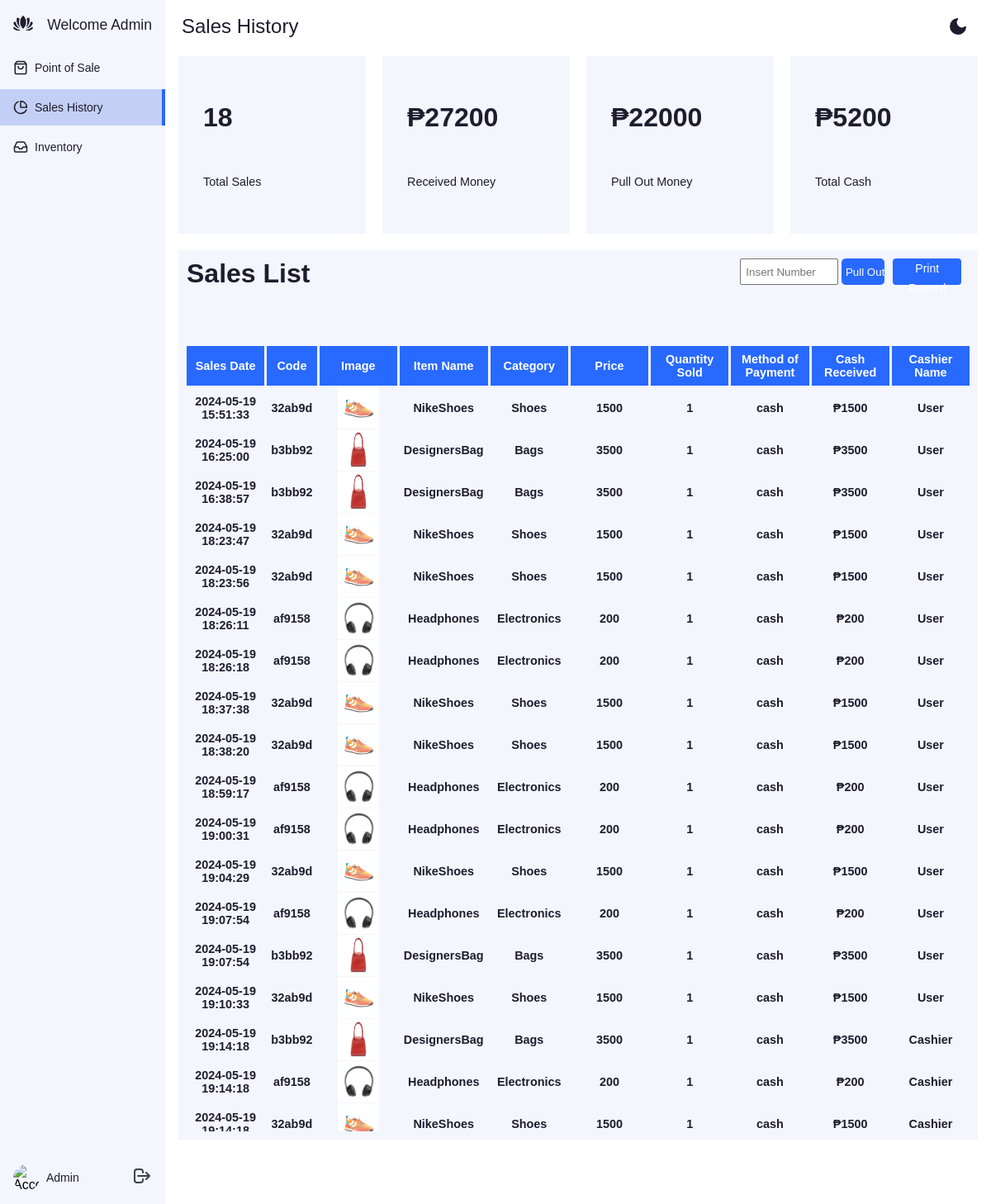
The app's page /build/user/user-history.php (signed in) with its own data.
### tables this page shows
CREATE TABLE `sale` (
  `purchase_code` int(10) NOT NULL,
  `date` timestamp NOT NULL DEFAULT current_timestamp(),
  `code` varchar(10) NOT NULL,
  `image` varchar(50) NOT NULL,
  `name` varchar(20) NOT NULL,
  `category` varchar(20) NOT NULL,
  `price` int(10) NOT NULL,
  `sold` int(10) NOT NULL,
  `method` varchar(20) NOT NULL,
  `cash_received` int(10) NOT NULL,
  `cashier_name` varchar(20) NOT NULL
);

### app/app.php (called while the page is built, shortened)
<?php
function titleCase($string) {
   $string = strtolower($string);
   $string = ucwords($string);
   return $string;
}

### build/user/user-history.php (the view, shortened to what this page needs)
<?php
   require('../../helper/connect.php');
   include('../../app/app.php');
   $username = titleCase($_SESSION['username']);
   $result = mysqli_query($connection, 'select * from sale');
   $totalSales = 0;
   $pullOutMoney = 0;
   $totalMoney = 0;
   $receivedMoney = 0;
   if ($result) {
      $categoryArray = mysqli_fetch_all($result, MYSQLI_ASSOC);
      foreach($categoryArray as $items) {
         $totalSales++;
         $receivedMoney += (int) $items['cash_received'];
      }
   }
   $result = mysqli_query($connection, 'select * from cash');
   if ($result) {
      $categoryArray = mysqli_fetch_all($result, MYSQLI_ASSOC);
      foreach($categoryArray as $items) {
         $pullOutMoney += (int) $items['cash_pull_out'];
         $totalMoney += (int) $items['cash'];
      }
   }
?>
<!DOCTYPE html>
<html lang="en">
<head>
   <link href="https://cdn.jsdelivr.net/npm/remixicon@4.2.0/fonts/remixicon.css" rel="stylesheet"/>
   <link rel="stylesheet" href="../../styles/home-admin.css">
</head>
<body>
<div class="app-container">
   <div class="sidebar">
      <div class="sidebar-header">
         <div class="app-icon">
         </div>
         <p class="logo"><?= 'Welcome ' . $username ?></p>
      </div>
      <ul class="sidebar-list">
         <li class="sidebar-list-item">
         <a href="user-pos.php">
            <span>Point of Sale</span>
         </a>
         </li>
         <li class="sidebar-list-item active">
         <a href="user-history.php">
            <svg xmlns="http://www.w3.org/2000/svg" width="18" height="18" viewBox="0 0 24 24" fill="none" stroke="currentColor" stroke-width="2" stroke-linecap="round" stroke-linejoin="round" class="feather feather-pie-chart"><path d="M21.21 15.89A10 10 0 1 1 8 2.83"/><path d="M22 12A10 10 0 0 0 12 2v10z"/></svg>
            <span>Sales History</span>
         </a>
         </li>
         <li class="sidebar-list-item">
         <a href="user-inventory.php">
            <span>Inventory</span>
         </a>
         </li>
      </ul>
      <div class="account-info">
         <div class="account-info-picture">
         <img src="https://images.unsplash.com/photo-1527736947477-2790e28f3443?ixid=MnwxMjA3fDB8MHxzZWFyY2h8MTE2fHx3b21hbnxlbnwwfHwwfHw%3D&ixlib=rb-1.2.1&auto=format&fit=crop&w=900&q=60" alt="Account">
         </div>
         <div class="account-info-name"><?= $username ?></div>
         <form method="POST" action="../../signin.php" class="account-info-more">
            <button type="submit" class="account-info-more" name="logout_session">
            </button>
         </form>
      </div>
   </div>
   <div class="app-content">
         <div class="app-content-header">
          <h1 class="app-content-headerText">Sales History</h1>
          <button class="mode-switch" title="Switch Theme">
            <svg class="moon" fill="none" stroke="currentColor" stroke-linecap="round" stroke-linejoin="round" stroke-width="2" width="24" height="24" viewBox="0 0 24 24">
              <defs></defs>
              <path d="M21 12.79A9 9 0 1111.21 3 7 7 0 0021 12.79z"></path>
            </svg>
          </button>
        </div>
        <div class="inventory-container">
            <div class="requests waveeffect">
               <h1><?= $totalSales; ?></h1>
               <p class="">Total Sales</p>
            </div>
            <div class="total-amount waveeffect">
               <h1><?= '₱' . $receivedMoney ?></h1>
               <p class="">Received Money</p>
            </div>
            <div class="total-paid-amount waveeffect">
               <h1><?= '₱' . $pullOutMoney ?></h1>
               <p class="">Pull Out Money</p>
            </div>
            <div class="total-purchase-due waveeffect">
               <h1><?= '₱' . $totalMoney ?></h1>
               <p class="">Total Cash</p>
            </div>
            <div class="purchase-list-user">
               <h1>Sales List</h1>
               <form method="POST" action="user-history.php" class="user-history-form">
                  <input type="number" id="input_number" name="pullout_input" placeholder="Insert Number">
                  <input type="submit" name="pullout_submit" value="Pull Out">
               </form>
               <button class="app-content-headerButton print_record">Print Record</button>
               <div class="user-history-table">
                  <div>Sales Date</div>
                  <div>Code</div>
                  <div>Image</div>
                  <div>Item Name</div>
                  <div>Category</div>
                  <div>Price</div>
                  <div>Quantity Sold</div>
                  <div>Method of Payment</div>
                  <div>Cash Received</div>
                  <div>Cashier Name</div>
                  <?php
                     $query = 'SELECT * FROM sale';
                     $result = mysqli_query($connection, $query);
                     if ($result) {
                        if (mysqli_num_rows($result) > 0) {
                            while ($row = mysqli_fetch_assoc($result)) {
                              echo "<div>" . $row['date'] . "</div>";
                              echo "<div>" . $row['code'] . "</div>";
                              echo "<div><img src='../../assets/products/" . $row['image'] . "' alt='" . $row['name'] . "' width='50' height='50'></div>";
                              echo "<div>" . $row['name'] . "</div>";
                              echo "<div>" . $row['category'] . "</div>";
                              echo "<div>" . $row['price'] . "</div>";
                              echo "<div>" . $row['sold'] . "</div>";
                              echo "<div>" . $row['method'] . "</div>";
                              echo "<div>" . '₱' . $row['cash_received'] . "</div>";
                              echo "<div>" . $row['cashier_name'] . "</div>";
                            }
                        }
                     } else {
                           echo "Error: " . mysqli_error($connection);
                     }
                  ?>
               </div>
            </div>
        </div>
   </div>
   </div>
</body>
</html>

### styles/style.css (style rules this page uses)
* { margin: 0; padding: 0; box-sizing: border-box; }
html, body { height: 100vh; width: 100%; overflow: hidden; }

### records on screen
sale: date "2024-05-19 15:51:33", code "32ab9d", image (picture), name "NikeShoes", category "Shoes", price "1500", sold "1", method "cash", cash_received "1500", cashier_name "User"
sale: date "2024-05-19 16:25:00", code "b3bb92", image (picture), name "DesignersBag", category "Bags", price "3500", sold "1", method "cash", cash_received "3500", cashier_name "User"
sale: date "2024-05-19 16:38:57", code "b3bb92", image (picture), name "DesignersBag", category "Bags", price "3500", sold "1", method "cash", cash_received "3500", cashier_name "User"
sale: date "2024-05-19 18:23:47", code "32ab9d", image (picture), name "NikeShoes", category "Shoes", price "1500", sold "1", method "cash", cash_received "1500", cashier_name "User"
sale: date "2024-05-19 18:23:56", code "32ab9d", image (picture), name "NikeShoes", category "Shoes", price "1500", sold "1", method "cash", cash_received "1500", cashier_name "User"
sale: date "2024-05-19 18:26:11", code "af9158", image (picture), name "Headphones", category "Electronics", price "200", sold "1", method "cash", cash_received "200", cashier_name "User"
sale: date "2024-05-19 18:26:18", code "af9158", image (picture), name "Headphones", category "Electronics", price "200", sold "1", method "cash", cash_received "200", cashier_name "User"
sale: date "2024-05-19 18:37:38", code "32ab9d", image (picture), name "NikeShoes", category "Shoes", price "1500", sold "1", method "cash", cash_received "1500", cashier_name "User"
sale: date "2024-05-19 18:38:20", code "32ab9d", image (picture), name "NikeShoes", category "Shoes", price "1500", sold "1", method "cash", cash_received "1500", cashier_name "User"
sale: date "2024-05-19 18:59:17", code "af9158", image (picture), name "Headphones", category "Electronics", price "200", sold "1", method "cash", cash_received "200", cashier_name "User"
sale: date "2024-05-19 19:00:31", code "af9158", image (picture), name "Headphones", category "Electronics", price "200", sold "1", method "cash", cash_received "200", cashier_name "User"
sale: date "2024-05-19 19:04:29", code "32ab9d", image (picture), name "NikeShoes", category "Shoes", price "1500", sold "1", method "cash", cash_received "1500", cashier_name "User"
sale: date "2024-05-19 19:07:54", code "af9158", image (picture), name "Headphones", category "Electronics", price "200", sold "1", method "cash", cash_received "200", cashier_name "User"
sale: date "2024-05-19 19:07:54", code "b3bb92", image (picture), name "DesignersBag", category "Bags", price "3500", sold "1", method "cash", cash_received "3500", cashier_name "User"
sale: date "2024-05-19 19:10:33", code "32ab9d", image (picture), name "NikeShoes", category "Shoes", price "1500", sold "1", method "cash", cash_received "1500", cashier_name "User"
sale: date "2024-05-19 19:14:18", code "b3bb92", image (picture), name "DesignersBag", category "Bags", price "3500", sold "1", method "cash", cash_received "3500", cashier_name "Cashier"
sale: date "2024-05-19 19:14:18", code "af9158", image (picture), name "Headphones", category "Electronics", price "200", sold "1", method "cash", cash_received "200", cashier_name "Cashier"
sale: date "2024-05-19…", code "32ab9d", image (picture), name "NikeShoes", category "Shoes", price "1500", sold "1", method "cash", cash_received "1500", cashier_name "Cashier"

### other values on screen
$username "Admin"
$totalSales "18"
$receivedMoney "27200"
$pullOutMoney "22000"
$totalMoney "5200"
